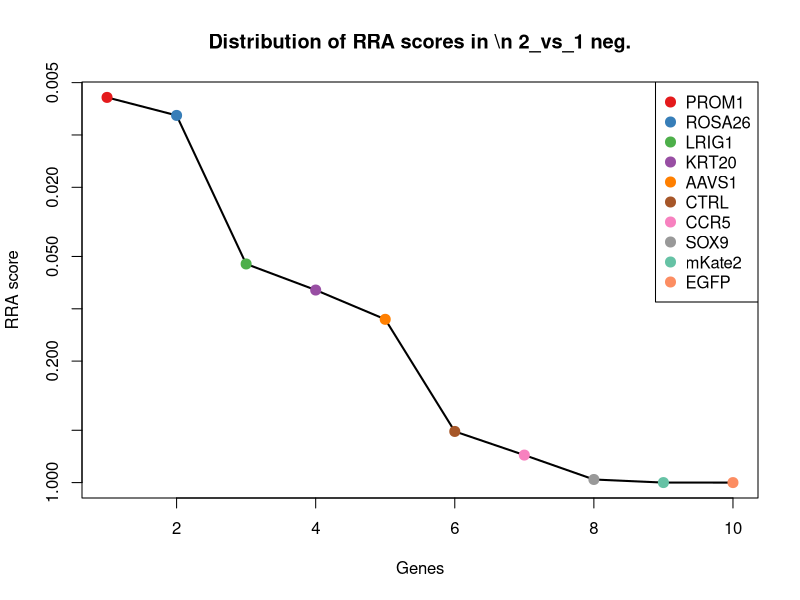
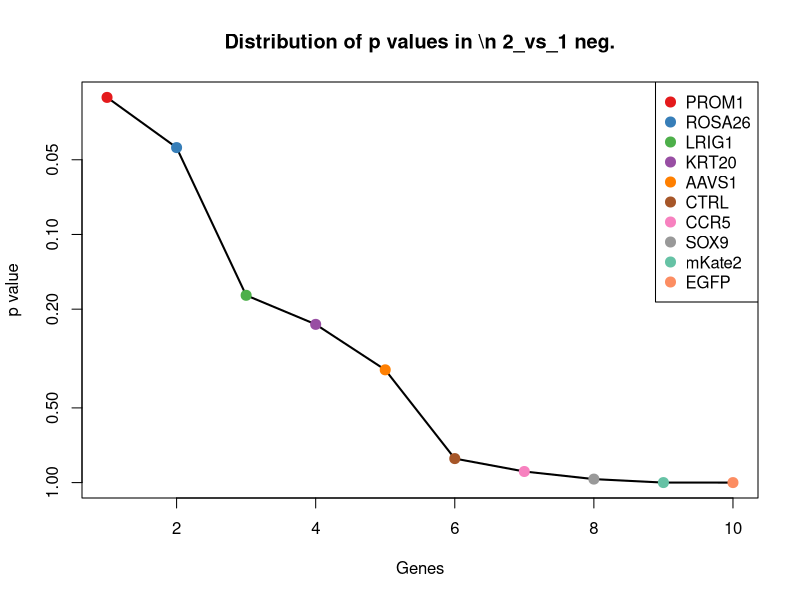
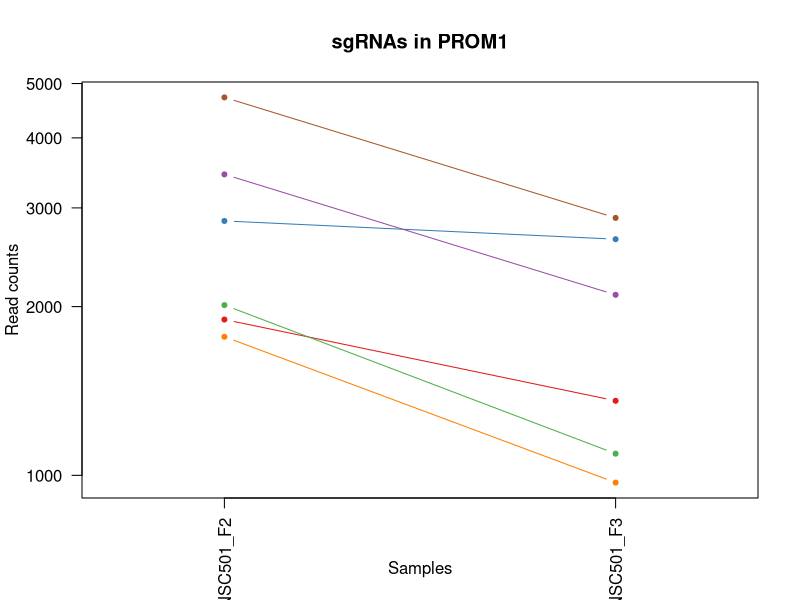
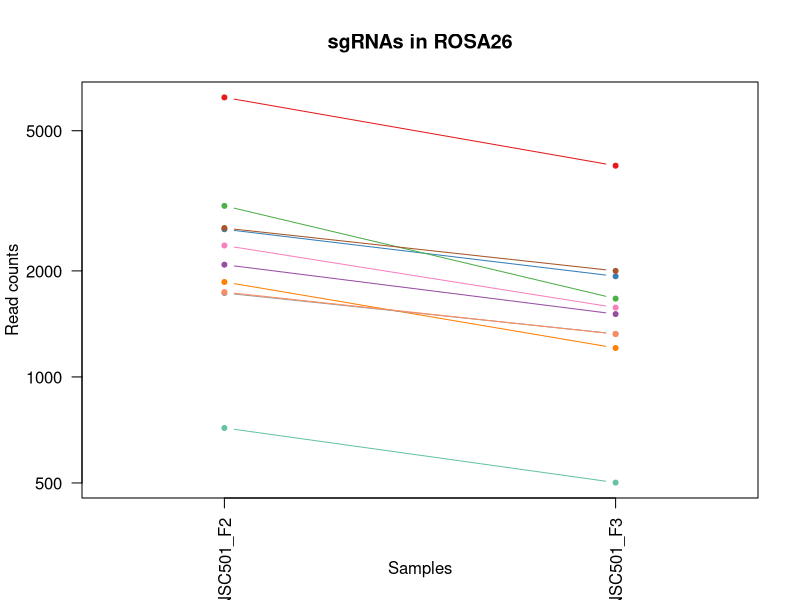
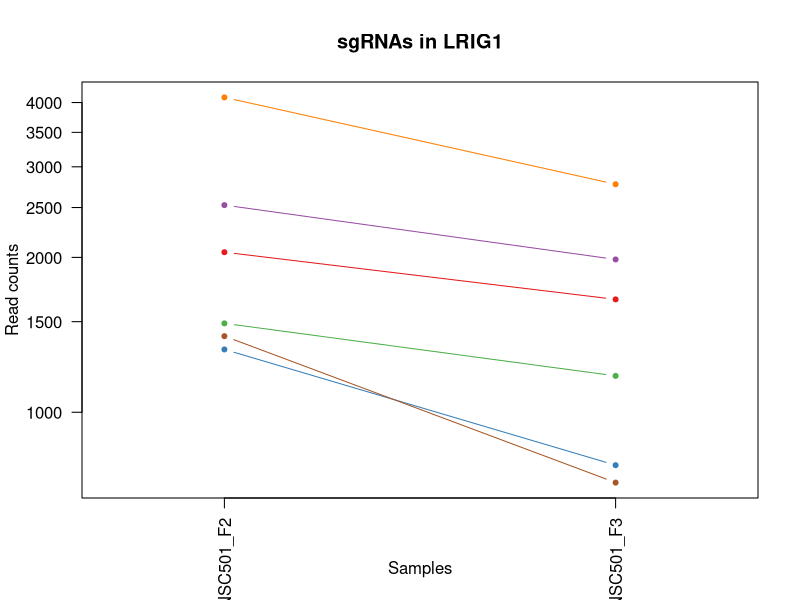
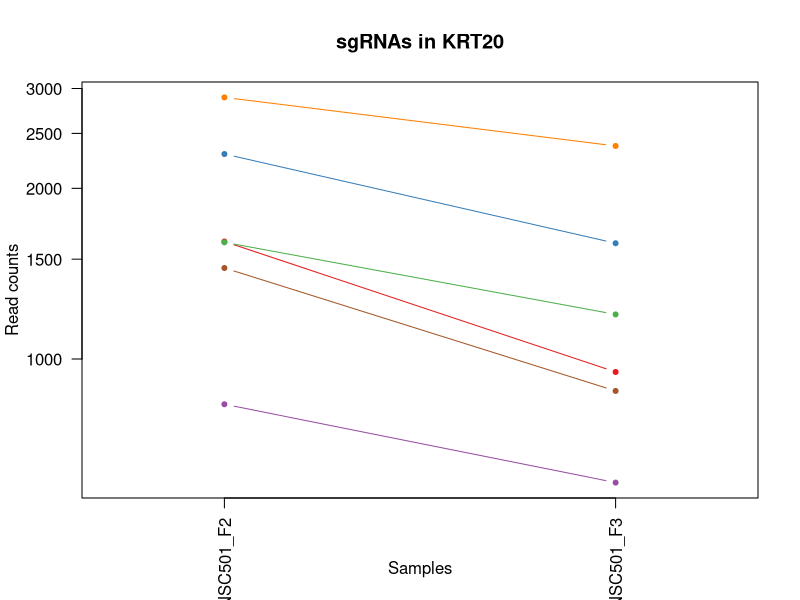
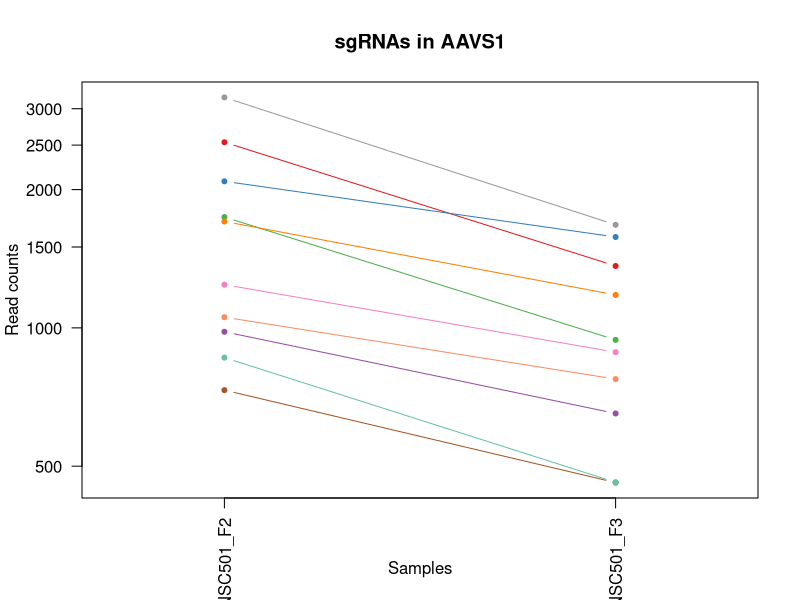
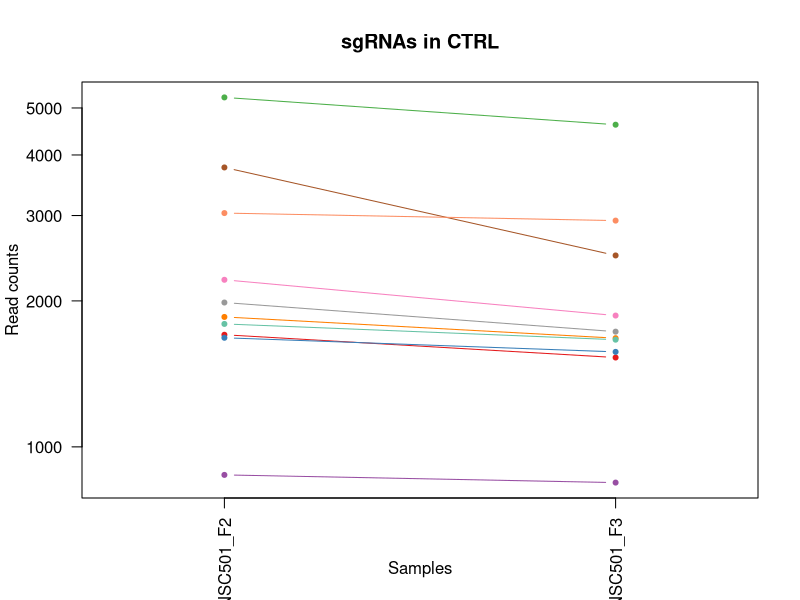

Write the R code that produced these figures, in order. (Note: this script raises an error after producing the figures.)
pdf(file='S1A_c1_t2.pdf',width=4.5,height=4.5);
gstable=read.table('S1A_c1_t2.gene_summary.txt',header=T)
# 
#
# parameters
# Do not modify the variables beginning with "__"

# gstablename='__GENE_SUMMARY_FILE__'
startindex=3
# outputfile='__OUTPUT_FILE__'
targetgenelist=c("PROM1","ROSA26","LRIG1","KRT20","AAVS1","CTRL","CCR5","SOX9","mKate2","EGFP")
# samplelabel=sub('.\\w+.\\w+$','',colnames(gstable)[startindex]);
samplelabel='2_vs_1 neg.'


# You need to write some codes in front of this code:
# gstable=read.table(gstablename,header=T)
# pdf(file=outputfile,width=6,height=6)


# set up color using RColorBrewer
#library(RColorBrewer)
#colors <- brewer.pal(length(targetgenelist), "Set1")

colors=c( "#E41A1C", "#377EB8", "#4DAF4A", "#984EA3", "#FF7F00",  "#A65628", "#F781BF",
          "#999999", "#66C2A5", "#FC8D62", "#8DA0CB", "#E78AC3", "#A6D854", "#FFD92F", "#E5C494", "#B3B3B3", 
          "#8DD3C7", "#FFFFB3", "#BEBADA", "#FB8072", "#80B1D3", "#FDB462", "#B3DE69", "#FCCDE5",
          "#D9D9D9", "#BC80BD", "#CCEBC5", "#FFED6F")

######
# function definition

plotrankedvalues<-function(val, tglist, ...){
  
  plot(val,log='y',ylim=c(max(val),min(val)),type='l',lwd=2, ...)
  if(length(tglist)>0){
    for(i in 1:length(tglist)){
      targetgene=tglist[i];
      tx=which(names(val)==targetgene);ty=val[targetgene];
      points(tx,ty,col=colors[(i %% length(colors)) ],cex=2,pch=20)
      # text(tx+50,ty,targetgene,col=colors[i])
    }
    legend('topright',tglist,pch=20,pt.cex = 2,cex=1,col=colors)
  }
}



plotrandvalues<-function(val,targetgenelist, ...){
  # choose the one with the best distance distribution
  
  mindiffvalue=0;
  randval=val;
  for(i in 1:20){
    randval0=sample(val)
    vindex=sort(which(names(randval0) %in% targetgenelist))
    if(max(vindex)>0.9*length(val)){
      # print('pass...')
      next;
    }
    mindiffind=min(diff(vindex));
    if (mindiffind > mindiffvalue){
      mindiffvalue=mindiffind;
      randval=randval0;
      # print(paste('Diff: ',mindiffvalue))
    }
  }
  plot(randval,log='y',ylim=c(max(randval),min(randval)),pch=20,col='grey', ...)
  
  if(length(targetgenelist)>0){
    for(i in 1:length(targetgenelist)){
      targetgene=targetgenelist[i];
      tx=which(names(randval)==targetgene);ty=randval[targetgene];
      points(tx,ty,col=colors[(i %% length(colors)) ],cex=2,pch=20)
      text(tx+50,ty,targetgene,col=colors[i])
    }
  }
  
}




# set.seed(1235)



pvec=gstable[,startindex]
names(pvec)=gstable[,'id']
pvec=sort(pvec);

plotrankedvalues(pvec,targetgenelist,xlab='Genes',ylab='RRA score',main=paste('Distribution of RRA scores in \\n',samplelabel))

# plotrandvalues(pvec,targetgenelist,xlab='Genes',ylab='RRA score',main=paste('Distribution of RRA scores in \\n',samplelabel))


pvec=gstable[,startindex+1]
names(pvec)=gstable[,'id']
pvec=sort(pvec);

plotrankedvalues(pvec,targetgenelist,xlab='Genes',ylab='p value',main=paste('Distribution of p values in \\n',samplelabel))

# plotrandvalues(pvec,targetgenelist,xlab='Genes',ylab='p value',main=paste('Distribution of p values in \\n',samplelabel))



# you need to write after this code:
# dev.off()






# parameters
# Do not modify the variables beginning with "__"
targetmat=list(c(1895.502559371801,1357.2447994209617),c(2842.3898907626367,2637.093576065197),c(2011.2716309104615,1091.9875213589075),c(3441.970007537491,2098.1358174563547),c(1765.9103151121062,969.5610853302671),c(4722.341380823274,2878.428447087172))
targetgene="PROM1"
collabel=c("S02_MNSC501_F2","S03_MNSC501_F3")

# set up color using RColorBrewer
#library(RColorBrewer)
#colors <- brewer.pal(length(targetgenelist), "Set1")

colors=c( "#E41A1C", "#377EB8", "#4DAF4A", "#984EA3", "#FF7F00",  "#A65628", "#F781BF",
          "#999999", "#66C2A5", "#FC8D62", "#8DA0CB", "#E78AC3", "#A6D854", "#FFD92F", "#E5C494", "#B3B3B3", 
          "#8DD3C7", "#FFFFB3", "#BEBADA", "#FB8072", "#80B1D3", "#FDB462", "#B3DE69", "#FCCDE5",
          "#D9D9D9", "#BC80BD", "#CCEBC5", "#FFED6F")


## code

targetmatvec=unlist(targetmat)+1
yrange=range(targetmatvec[targetmatvec>0]);
# yrange[1]=1; # set the minimum value to 1
for(i in 1:length(targetmat)){
  vali=targetmat[[i]]+1;
  if(i==1){
    plot(1:length(vali),vali,type='b',las=1,pch=20,main=paste('sgRNAs in',targetgene),ylab='Read counts',xlab='Samples',xlim=c(0.7,length(vali)+0.3),ylim = yrange,col=colors[(i %% length(colors))],xaxt='n',log='y')
    axis(1,at=1:length(vali),labels=(collabel),las=2)
    # lines(0:100,rep(1,101),col='black');
  }else{
    lines(1:length(vali),vali,type='b',pch=20,col=colors[(i %% length(colors))])
  }
}




# parameters
# Do not modify the variables beginning with "__"
targetmat=list(c(6215.244034694957,3976.74837030963),c(2624.6749204063494,1929.9753679687394),c(3058.3769645287944,1667.5324907349298),c(2082.1153911057613,1507.1116435249871),c(1859.2167309790864,1207.3779553169365),c(2645.4096794879006,1998.9281882607322),c(2360.3067421165724,1572.5464627816743),c(1729.6244867193916,1324.1755896890877),c(715.3491883135147,500.2597472204789),c(1739.9918662601672,1322.0647890679043))
targetgene="ROSA26"
collabel=c("S02_MNSC501_F2","S03_MNSC501_F3")

# set up color using RColorBrewer
#library(RColorBrewer)
#colors <- brewer.pal(length(targetgenelist), "Set1")

colors=c( "#E41A1C", "#377EB8", "#4DAF4A", "#984EA3", "#FF7F00",  "#A65628", "#F781BF",
          "#999999", "#66C2A5", "#FC8D62", "#8DA0CB", "#E78AC3", "#A6D854", "#FFD92F", "#E5C494", "#B3B3B3", 
          "#8DD3C7", "#FFFFB3", "#BEBADA", "#FB8072", "#80B1D3", "#FDB462", "#B3DE69", "#FCCDE5",
          "#D9D9D9", "#BC80BD", "#CCEBC5", "#FFED6F")


## code

targetmatvec=unlist(targetmat)+1
yrange=range(targetmatvec[targetmatvec>0]);
# yrange[1]=1; # set the minimum value to 1
for(i in 1:length(targetmat)){
  vali=targetmat[[i]]+1;
  if(i==1){
    plot(1:length(vali),vali,type='b',las=1,pch=20,main=paste('sgRNAs in',targetgene),ylab='Read counts',xlab='Samples',xlim=c(0.7,length(vali)+0.3),ylim = yrange,col=colors[(i %% length(colors))],xaxt='n',log='y')
    axis(1,at=1:length(vali),labels=(collabel),las=2)
    # lines(0:100,rep(1,101),col='black');
  }else{
    lines(1:length(vali),vali,type='b',pch=20,col=colors[(i %% length(colors))])
  }
}




# parameters
# Do not modify the variables beginning with "__"
targetmat=list(c(2045.8295627130467,1656.2748874219512),c(1323.568788039015,788.03223190849),c(1487.718964101295,1175.7159459991847),c(2526.1848147689816,1980.6345828771423),c(4091.6591254260934,2773.5920162350603),c(1404.7799277750903,728.9298145153532))
targetgene="LRIG1"
collabel=c("S02_MNSC501_F2","S03_MNSC501_F3")

# set up color using RColorBrewer
#library(RColorBrewer)
#colors <- brewer.pal(length(targetgenelist), "Set1")

colors=c( "#E41A1C", "#377EB8", "#4DAF4A", "#984EA3", "#FF7F00",  "#A65628", "#F781BF",
          "#999999", "#66C2A5", "#FC8D62", "#8DA0CB", "#E78AC3", "#A6D854", "#FFD92F", "#E5C494", "#B3B3B3", 
          "#8DD3C7", "#FFFFB3", "#BEBADA", "#FB8072", "#80B1D3", "#FDB462", "#B3DE69", "#FCCDE5",
          "#D9D9D9", "#BC80BD", "#CCEBC5", "#FFED6F")


## code

targetmatvec=unlist(targetmat)+1
yrange=range(targetmatvec[targetmatvec>0]);
# yrange[1]=1; # set the minimum value to 1
for(i in 1:length(targetmat)){
  vali=targetmat[[i]]+1;
  if(i==1){
    plot(1:length(vali),vali,type='b',las=1,pch=20,main=paste('sgRNAs in',targetgene),ylab='Read counts',xlab='Samples',xlim=c(0.7,length(vali)+0.3),ylim = yrange,col=colors[(i %% length(colors))],xaxt='n',log='y')
    axis(1,at=1:length(vali),labels=(collabel),las=2)
    # lines(0:100,rep(1,101),col='black');
  }else{
    lines(1:length(vali),vali,type='b',pch=20,col=colors[(i %% length(colors))])
  }
}




# parameters
# Do not modify the variables beginning with "__"
targetmat=list(c(1610.3996220004726,947.7494789113714),c(2298.102464871919,1599.283270649998),c(1605.2159322300847,1197.5275524180804),c(831.1182598521752,604.3925778655293),c(2892.498891876385,2374.650698831387),c(1446.2494459381926,877.3894582052562))
targetgene="KRT20"
collabel=c("S02_MNSC501_F2","S03_MNSC501_F3")

# set up color using RColorBrewer
#library(RColorBrewer)
#colors <- brewer.pal(length(targetgenelist), "Set1")

colors=c( "#E41A1C", "#377EB8", "#4DAF4A", "#984EA3", "#FF7F00",  "#A65628", "#F781BF",
          "#999999", "#66C2A5", "#FC8D62", "#8DA0CB", "#E78AC3", "#A6D854", "#FFD92F", "#E5C494", "#B3B3B3", 
          "#8DD3C7", "#FFFFB3", "#BEBADA", "#FB8072", "#80B1D3", "#FDB462", "#B3DE69", "#FCCDE5",
          "#D9D9D9", "#BC80BD", "#CCEBC5", "#FFED6F")


## code

targetmatvec=unlist(targetmat)+1
yrange=range(targetmatvec[targetmatvec>0]);
# yrange[1]=1; # set the minimum value to 1
for(i in 1:length(targetmat)){
  vali=targetmat[[i]]+1;
  if(i==1){
    plot(1:length(vali),vali,type='b',las=1,pch=20,main=paste('sgRNAs in',targetgene),ylab='Read counts',xlab='Samples',xlim=c(0.7,length(vali)+0.3),ylim = yrange,col=colors[(i %% length(colors))],xaxt='n',log='y')
    axis(1,at=1:length(vali),labels=(collabel),las=2)
    # lines(0:100,rep(1,101),col='black');
  }else{
    lines(1:length(vali),vali,type='b',pch=20,col=colors[(i %% length(colors))])
  }
}




# parameters
# Do not modify the variables beginning with "__"
targetmat=list(c(2534.824297719628,1362.873601077451),c(2083.8432876958905,1576.06446381698),c(1741.7197628502965,940.7134768407599),c(979.7173666032918,650.1265913245043),c(1703.7060378674528,1178.5303468274292),c(730.900257624678,459.45093521093213),c(1240.6297517128105,884.4254602758677),c(3174.146036067455,1675.2720930126025),c(860.4925018843727,460.15453541799326),c(1054.0169199788502,772.5530273531447))
targetgene="AAVS1"
collabel=c("S02_MNSC501_F2","S03_MNSC501_F3")

# set up color using RColorBrewer
#library(RColorBrewer)
#colors <- brewer.pal(length(targetgenelist), "Set1")

colors=c( "#E41A1C", "#377EB8", "#4DAF4A", "#984EA3", "#FF7F00",  "#A65628", "#F781BF",
          "#999999", "#66C2A5", "#FC8D62", "#8DA0CB", "#E78AC3", "#A6D854", "#FFD92F", "#E5C494", "#B3B3B3", 
          "#8DD3C7", "#FFFFB3", "#BEBADA", "#FB8072", "#80B1D3", "#FDB462", "#B3DE69", "#FCCDE5",
          "#D9D9D9", "#BC80BD", "#CCEBC5", "#FFED6F")


## code

targetmatvec=unlist(targetmat)+1
yrange=range(targetmatvec[targetmatvec>0]);
# yrange[1]=1; # set the minimum value to 1
for(i in 1:length(targetmat)){
  vali=targetmat[[i]]+1;
  if(i==1){
    plot(1:length(vali),vali,type='b',las=1,pch=20,main=paste('sgRNAs in',targetgene),ylab='Read counts',xlab='Samples',xlim=c(0.7,length(vali)+0.3),ylim = yrange,col=colors[(i %% length(colors))],xaxt='n',log='y')
    axis(1,at=1:length(vali),labels=(collabel),las=2)
    # lines(0:100,rep(1,101),col='black');
  }else{
    lines(1:length(vali),vali,type='b',pch=20,col=colors[(i %% length(colors))])
  }
}




# parameters
# Do not modify the variables beginning with "__"
targetmat=list(c(1701.9781412773234,1527.5160495297605),c(1677.7875890155137,1569.0284617463685),c(5256.261427173216,4617.024558735278),c(874.3156746054068,842.9130480592598),c(1852.3051446185693,1674.5684928055412),c(3768.5424630719212,2480.894330097621),c(2209.9797387753265,1864.5405487120522),c(1983.6252854683933,1727.3385083351277),c(1791.8287639640453,1662.6072892855016),c(3034.186412266985,2927.6804615814526))
targetgene="CTRL"
collabel=c("S02_MNSC501_F2","S03_MNSC501_F3")

# set up color using RColorBrewer
#library(RColorBrewer)
#colors <- brewer.pal(length(targetgenelist), "Set1")

colors=c( "#E41A1C", "#377EB8", "#4DAF4A", "#984EA3", "#FF7F00",  "#A65628", "#F781BF",
          "#999999", "#66C2A5", "#FC8D62", "#8DA0CB", "#E78AC3", "#A6D854", "#FFD92F", "#E5C494", "#B3B3B3", 
          "#8DD3C7", "#FFFFB3", "#BEBADA", "#FB8072", "#80B1D3", "#FDB462", "#B3DE69", "#FCCDE5",
          "#D9D9D9", "#BC80BD", "#CCEBC5", "#FFED6F")


## code

targetmatvec=unlist(targetmat)+1
yrange=range(targetmatvec[targetmatvec>0]);
# yrange[1]=1; # set the minimum value to 1
for(i in 1:length(targetmat)){
  vali=targetmat[[i]]+1;
  if(i==1){
    plot(1:length(vali),vali,type='b',las=1,pch=20,main=paste('sgRNAs in',targetgene),ylab='Read counts',xlab='Samples',xlim=c(0.7,length(vali)+0.3),ylim = yrange,col=colors[(i %% length(colors))],xaxt='n',log='y')
    axis(1,at=1:length(vali),labels=(collabel),las=2)
    # lines(0:100,rep(1,101),col='black');
  }else{
    lines(1:length(vali),vali,type='b',pch=20,col=colors[(i %% length(colors))])
  }
}




# parameters
# Do not modify the variables beginning with "__"
targetmat=list(c(1240.6297517128105,909.0514675230081),c(2476.075813655233,1854.690145813196),c(1244.085544893069,1027.9599025163427),c(907.1457098178628,631.1293857338532),c(1411.6915141356073,1289.6991795430913),c(1722.7129003588745,859.0958528216663),c(2686.8791976510033,2263.481866115725),c(1603.4880356399556,1304.4747838913754),c(1157.690715386606,828.8410439180368),c(1627.6785879017652,1319.9539884467208))
targetgene="CCR5"
collabel=c("S02_MNSC501_F2","S03_MNSC501_F3")

# set up color using RColorBrewer
#library(RColorBrewer)
#colors <- brewer.pal(length(targetgenelist), "Set1")

colors=c( "#E41A1C", "#377EB8", "#4DAF4A", "#984EA3", "#FF7F00",  "#A65628", "#F781BF",
          "#999999", "#66C2A5", "#FC8D62", "#8DA0CB", "#E78AC3", "#A6D854", "#FFD92F", "#E5C494", "#B3B3B3", 
          "#8DD3C7", "#FFFFB3", "#BEBADA", "#FB8072", "#80B1D3", "#FDB462", "#B3DE69", "#FCCDE5",
          "#D9D9D9", "#BC80BD", "#CCEBC5", "#FFED6F")


## code

targetmatvec=unlist(targetmat)+1
yrange=range(targetmatvec[targetmatvec>0]);
# yrange[1]=1; # set the minimum value to 1
for(i in 1:length(targetmat)){
  vali=targetmat[[i]]+1;
  if(i==1){
    plot(1:length(vali),vali,type='b',las=1,pch=20,main=paste('sgRNAs in',targetgene),ylab='Read counts',xlab='Samples',xlim=c(0.7,length(vali)+0.3),ylim = yrange,col=colors[(i %% length(colors))],xaxt='n',log='y')
    axis(1,at=1:length(vali),labels=(collabel),las=2)
    # lines(0:100,rep(1,101),col='black');
  }else{
    lines(1:length(vali),vali,type='b',pch=20,col=colors[(i %% length(colors))])
  }
}




# parameters
# Do not modify the variables beginning with "__"
targetmat=list(c(1873.0399037001205,2765.1488137503266),c(1332.2082709896613,2836.916034870564),c(749.9071201160999,716.9686109953136),c(857.0367087041142,1403.6824130869977),c(1734.8081764897795,3125.3921197656364),c(2420.7831227710967,2043.9586015126458))
targetgene="SOX9"
collabel=c("S02_MNSC501_F2","S03_MNSC501_F3")

# set up color using RColorBrewer
#library(RColorBrewer)
#colors <- brewer.pal(length(targetgenelist), "Set1")

colors=c( "#E41A1C", "#377EB8", "#4DAF4A", "#984EA3", "#FF7F00",  "#A65628", "#F781BF",
          "#999999", "#66C2A5", "#FC8D62", "#8DA0CB", "#E78AC3", "#A6D854", "#FFD92F", "#E5C494", "#B3B3B3", 
          "#8DD3C7", "#FFFFB3", "#BEBADA", "#FB8072", "#80B1D3", "#FDB462", "#B3DE69", "#FCCDE5",
          "#D9D9D9", "#BC80BD", "#CCEBC5", "#FFED6F")


## code

targetmatvec=unlist(targetmat)+1
yrange=range(targetmatvec[targetmatvec>0]);
# yrange[1]=1; # set the minimum value to 1
for(i in 1:length(targetmat)){
  vali=targetmat[[i]]+1;
  if(i==1){
    plot(1:length(vali),vali,type='b',las=1,pch=20,main=paste('sgRNAs in',targetgene),ylab='Read counts',xlab='Samples',xlim=c(0.7,length(vali)+0.3),ylim = yrange,col=colors[(i %% length(colors))],xaxt='n',log='y')
    axis(1,at=1:length(vali),labels=(collabel),las=2)
    # lines(0:100,rep(1,101),col='black');
  }else{
    lines(1:length(vali),vali,type='b',pch=20,col=colors[(i %% length(colors))])
  }
}




# parameters
# Do not modify the variables beginning with "__"
targetmat=list(c(1086.846955191306,1229.189561735832),c(1195.7044403694497,1613.355274791221),c(1143.8675426655718,1392.4248097740194),c(1200.8881301398374,1077.9155172176845),c(888.1388473264409,754.2594219695548),c(1644.9575538030579,2199.4542472731605))
targetgene="mKate2"
collabel=c("S02_MNSC501_F2","S03_MNSC501_F3")

# set up color using RColorBrewer
#library(RColorBrewer)
#colors <- brewer.pal(length(targetgenelist), "Set1")

colors=c( "#E41A1C", "#377EB8", "#4DAF4A", "#984EA3", "#FF7F00",  "#A65628", "#F781BF",
          "#999999", "#66C2A5", "#FC8D62", "#8DA0CB", "#E78AC3", "#A6D854", "#FFD92F", "#E5C494", "#B3B3B3", 
          "#8DD3C7", "#FFFFB3", "#BEBADA", "#FB8072", "#80B1D3", "#FDB462", "#B3DE69", "#FCCDE5",
          "#D9D9D9", "#BC80BD", "#CCEBC5", "#FFED6F")


## code

targetmatvec=unlist(targetmat)+1
yrange=range(targetmatvec[targetmatvec>0]);
# yrange[1]=1; # set the minimum value to 1
for(i in 1:length(targetmat)){
  vali=targetmat[[i]]+1;
  if(i==1){
    plot(1:length(vali),vali,type='b',las=1,pch=20,main=paste('sgRNAs in',targetgene),ylab='Read counts',xlab='Samples',xlim=c(0.7,length(vali)+0.3),ylim = yrange,col=colors[(i %% length(colors))],xaxt='n',log='y')
    axis(1,at=1:length(vali),labels=(collabel),las=2)
    # lines(0:100,rep(1,101),col='black');
  }else{
    lines(1:length(vali),vali,type='b',pch=20,col=colors[(i %% length(colors))])
  }
}




# parameters
# Do not modify the variables beginning with "__"
targetmat=list(c(2500.2663659170425,7074.700081999881),c(3403.956282554647,10722.867155611953),c(1947.3394570756789,5889.837333308901),c(1605.2159322300847,4234.2660460940115),c(3044.5537918077603,9179.871901526847),c(3355.5751780310275,7444.793790914047))
targetgene="EGFP"
collabel=c("S02_MNSC501_F2","S03_MNSC501_F3")

# set up color using RColorBrewer
#library(RColorBrewer)
#colors <- brewer.pal(length(targetgenelist), "Set1")

colors=c( "#E41A1C", "#377EB8", "#4DAF4A", "#984EA3", "#FF7F00",  "#A65628", "#F781BF",
          "#999999", "#66C2A5", "#FC8D62", "#8DA0CB", "#E78AC3", "#A6D854", "#FFD92F", "#E5C494", "#B3B3B3", 
          "#8DD3C7", "#FFFFB3", "#BEBADA", "#FB8072", "#80B1D3", "#FDB462", "#B3DE69", "#FCCDE5",
          "#D9D9D9", "#BC80BD", "#CCEBC5", "#FFED6F")


## code

targetmatvec=unlist(targetmat)+1
yrange=range(targetmatvec[targetmatvec>0]);
# yrange[1]=1; # set the minimum value to 1
for(i in 1:length(targetmat)){
  vali=targetmat[[i]]+1;
  if(i==1){
    plot(1:length(vali),vali,type='b',las=1,pch=20,main=paste('sgRNAs in',targetgene),ylab='Read counts',xlab='Samples',xlim=c(0.7,length(vali)+0.3),ylim = yrange,col=colors[(i %% length(colors))],xaxt='n',log='y')
    axis(1,at=1:length(vali),labels=(collabel),las=2)
    # lines(0:100,rep(1,101),col='black');
  }else{
    lines(1:length(vali),vali,type='b',pch=20,col=colors[(i %% length(colors))])
  }
}



# 
#
# parameters
# Do not modify the variables beginning with "__"

# gstablename='__GENE_SUMMARY_FILE__'
startindex=9
# outputfile='__OUTPUT_FILE__'
targetgenelist=c("EGFP","SOX9","mKate2","KRT20","CTRL","ROSA26","CCR5","LRIG1","AAVS1","PROM1")
# samplelabel=sub('.\\w+.\\w+$','',colnames(gstable)[startindex]);
samplelabel='2_vs_1 pos.'


# You need to write some codes in front of this code:
# gstable=read.table(gstablename,header=T)
# pdf(file=outputfile,width=6,height=6)


# set up color using RColorBrewer
#library(RColorBrewer)
#colors <- brewer.pal(length(targetgenelist), "Set1")

colors=c( "#E41A1C", "#377EB8", "#4DAF4A", "#984EA3", "#FF7F00",  "#A65628", "#F781BF",
          "#999999", "#66C2A5", "#FC8D62", "#8DA0CB", "#E78AC3", "#A6D854", "#FFD92F", "#E5C494", "#B3B3B3", 
          "#8DD3C7", "#FFFFB3", "#BEBADA", "#FB8072", "#80B1D3", "#FDB462", "#B3DE69", "#FCCDE5",
          "#D9D9D9", "#BC80BD", "#CCEBC5", "#FFED6F")

######
# function definition

plotrankedvalues<-function(val, tglist, ...){
  
  plot(val,log='y',ylim=c(max(val),min(val)),type='l',lwd=2, ...)
  if(length(tglist)>0){
    for(i in 1:length(tglist)){
      targetgene=tglist[i];
      tx=which(names(val)==targetgene);ty=val[targetgene];
      points(tx,ty,col=colors[(i %% length(colors)) ],cex=2,pch=20)
      # text(tx+50,ty,targetgene,col=colors[i])
    }
    legend('topright',tglist,pch=20,pt.cex = 2,cex=1,col=colors)
  }
}



plotrandvalues<-function(val,targetgenelist, ...){
  # choose the one with the best distance distribution
  
  mindiffvalue=0;
  randval=val;
  for(i in 1:20){
    randval0=sample(val)
    vindex=sort(which(names(randval0) %in% targetgenelist))
    if(max(vindex)>0.9*length(val)){
      # print('pass...')
      next;
    }
    mindiffind=min(diff(vindex));
    if (mindiffind > mindiffvalue){
      mindiffvalue=mindiffind;
      randval=randval0;
      # print(paste('Diff: ',mindiffvalue))
    }
  }
  plot(randval,log='y',ylim=c(max(randval),min(randval)),pch=20,col='grey', ...)
  
  if(length(targetgenelist)>0){
    for(i in 1:length(targetgenelist)){
      targetgene=targetgenelist[i];
      tx=which(names(randval)==targetgene);ty=randval[targetgene];
      points(tx,ty,col=colors[(i %% length(colors)) ],cex=2,pch=20)
      text(tx+50,ty,targetgene,col=colors[i])
    }
  }
  
}




# set.seed(1235)



pvec=gstable[,startindex]
names(pvec)=gstable[,'id']
pvec=sort(pvec);

plotrankedvalues(pvec,targetgenelist,xlab='Genes',ylab='RRA score',main=paste('Distribution of RRA scores in \\n',samplelabel))

# plotrandvalues(pvec,targetgenelist,xlab='Genes',ylab='RRA score',main=paste('Distribution of RRA scores in \\n',samplelabel))


pvec=gstable[,startindex+1]
names(pvec)=gstable[,'id']
pvec=sort(pvec);

plotrankedvalues(pvec,targetgenelist,xlab='Genes',ylab='p value',main=paste('Distribution of p values in \\n',samplelabel))

# plotrandvalues(pvec,targetgenelist,xlab='Genes',ylab='p value',main=paste('Distribution of p values in \\n',samplelabel))



# you need to write after this code:
# dev.off()






# parameters
# Do not modify the variables beginning with "__"
targetmat=list(c(2500.2663659170425,7074.700081999881),c(3403.956282554647,10722.867155611953),c(1947.3394570756789,5889.837333308901),c(1605.2159322300847,4234.2660460940115),c(3044.5537918077603,9179.871901526847),c(3355.5751780310275,7444.793790914047))
targetgene="EGFP"
collabel=c("S02_MNSC501_F2","S03_MNSC501_F3")

# set up color using RColorBrewer
#library(RColorBrewer)
#colors <- brewer.pal(length(targetgenelist), "Set1")

colors=c( "#E41A1C", "#377EB8", "#4DAF4A", "#984EA3", "#FF7F00",  "#A65628", "#F781BF",
          "#999999", "#66C2A5", "#FC8D62", "#8DA0CB", "#E78AC3", "#A6D854", "#FFD92F", "#E5C494", "#B3B3B3", 
          "#8DD3C7", "#FFFFB3", "#BEBADA", "#FB8072", "#80B1D3", "#FDB462", "#B3DE69", "#FCCDE5",
          "#D9D9D9", "#BC80BD", "#CCEBC5", "#FFED6F")


## code

targetmatvec=unlist(targetmat)+1
yrange=range(targetmatvec[targetmatvec>0]);
# yrange[1]=1; # set the minimum value to 1
for(i in 1:length(targetmat)){
  vali=targetmat[[i]]+1;
  if(i==1){
    plot(1:length(vali),vali,type='b',las=1,pch=20,main=paste('sgRNAs in',targetgene),ylab='Read counts',xlab='Samples',xlim=c(0.7,length(vali)+0.3),ylim = yrange,col=colors[(i %% length(colors))],xaxt='n',log='y')
    axis(1,at=1:length(vali),labels=(collabel),las=2)
    # lines(0:100,rep(1,101),col='black');
  }else{
    lines(1:length(vali),vali,type='b',pch=20,col=colors[(i %% length(colors))])
  }
}




# parameters
# Do not modify the variables beginning with "__"
targetmat=list(c(1873.0399037001205,2765.1488137503266),c(1332.2082709896613,2836.916034870564),c(749.9071201160999,716.9686109953136),c(857.0367087041142,1403.6824130869977),c(1734.8081764897795,3125.3921197656364),c(2420.7831227710967,2043.9586015126458))
targetgene="SOX9"
collabel=c("S02_MNSC501_F2","S03_MNSC501_F3")

# set up color using RColorBrewer
#library(RColorBrewer)
#colors <- brewer.pal(length(targetgenelist), "Set1")

colors=c( "#E41A1C", "#377EB8", "#4DAF4A", "#984EA3", "#FF7F00",  "#A65628", "#F781BF",
          "#999999", "#66C2A5", "#FC8D62", "#8DA0CB", "#E78AC3", "#A6D854", "#FFD92F", "#E5C494", "#B3B3B3", 
          "#8DD3C7", "#FFFFB3", "#BEBADA", "#FB8072", "#80B1D3", "#FDB462", "#B3DE69", "#FCCDE5",
          "#D9D9D9", "#BC80BD", "#CCEBC5", "#FFED6F")


## code

targetmatvec=unlist(targetmat)+1
yrange=range(targetmatvec[targetmatvec>0]);
# yrange[1]=1; # set the minimum value to 1
for(i in 1:length(targetmat)){
  vali=targetmat[[i]]+1;
  if(i==1){
    plot(1:length(vali),vali,type='b',las=1,pch=20,main=paste('sgRNAs in',targetgene),ylab='Read counts',xlab='Samples',xlim=c(0.7,length(vali)+0.3),ylim = yrange,col=colors[(i %% length(colors))],xaxt='n',log='y')
    axis(1,at=1:length(vali),labels=(collabel),las=2)
    # lines(0:100,rep(1,101),col='black');
  }else{
    lines(1:length(vali),vali,type='b',pch=20,col=colors[(i %% length(colors))])
  }
}




# parameters
# Do not modify the variables beginning with "__"
targetmat=list(c(1086.846955191306,1229.189561735832),c(1195.7044403694497,1613.355274791221),c(1143.8675426655718,1392.4248097740194),c(1200.8881301398374,1077.9155172176845),c(888.1388473264409,754.2594219695548),c(1644.9575538030579,2199.4542472731605))
targetgene="mKate2"
collabel=c("S02_MNSC501_F2","S03_MNSC501_F3")

# set up color using RColorBrewer
#library(RColorBrewer)
#colors <- brewer.pal(length(targetgenelist), "Set1")

colors=c( "#E41A1C", "#377EB8", "#4DAF4A", "#984EA3", "#FF7F00",  "#A65628", "#F781BF",
          "#999999", "#66C2A5", "#FC8D62", "#8DA0CB", "#E78AC3", "#A6D854", "#FFD92F", "#E5C494", "#B3B3B3", 
          "#8DD3C7", "#FFFFB3", "#BEBADA", "#FB8072", "#80B1D3", "#FDB462", "#B3DE69", "#FCCDE5",
          "#D9D9D9", "#BC80BD", "#CCEBC5", "#FFED6F")


## code

targetmatvec=unlist(targetmat)+1
yrange=range(targetmatvec[targetmatvec>0]);
# yrange[1]=1; # set the minimum value to 1
for(i in 1:length(targetmat)){
  vali=targetmat[[i]]+1;
  if(i==1){
    plot(1:length(vali),vali,type='b',las=1,pch=20,main=paste('sgRNAs in',targetgene),ylab='Read counts',xlab='Samples',xlim=c(0.7,length(vali)+0.3),ylim = yrange,col=colors[(i %% length(colors))],xaxt='n',log='y')
    axis(1,at=1:length(vali),labels=(collabel),las=2)
    # lines(0:100,rep(1,101),col='black');
  }else{
    lines(1:length(vali),vali,type='b',pch=20,col=colors[(i %% length(colors))])
  }
}




# parameters
# Do not modify the variables beginning with "__"
targetmat=list(c(1610.3996220004726,947.7494789113714),c(2298.102464871919,1599.283270649998),c(1605.2159322300847,1197.5275524180804),c(831.1182598521752,604.3925778655293),c(2892.498891876385,2374.650698831387),c(1446.2494459381926,877.3894582052562))
targetgene="KRT20"
collabel=c("S02_MNSC501_F2","S03_MNSC501_F3")

# set up color using RColorBrewer
#library(RColorBrewer)
#colors <- brewer.pal(length(targetgenelist), "Set1")

colors=c( "#E41A1C", "#377EB8", "#4DAF4A", "#984EA3", "#FF7F00",  "#A65628", "#F781BF",
          "#999999", "#66C2A5", "#FC8D62", "#8DA0CB", "#E78AC3", "#A6D854", "#FFD92F", "#E5C494", "#B3B3B3", 
          "#8DD3C7", "#FFFFB3", "#BEBADA", "#FB8072", "#80B1D3", "#FDB462", "#B3DE69", "#FCCDE5",
          "#D9D9D9", "#BC80BD", "#CCEBC5", "#FFED6F")


## code

targetmatvec=unlist(targetmat)+1
yrange=range(targetmatvec[targetmatvec>0]);
# yrange[1]=1; # set the minimum value to 1
for(i in 1:length(targetmat)){
  vali=targetmat[[i]]+1;
  if(i==1){
    plot(1:length(vali),vali,type='b',las=1,pch=20,main=paste('sgRNAs in',targetgene),ylab='Read counts',xlab='Samples',xlim=c(0.7,length(vali)+0.3),ylim = yrange,col=colors[(i %% length(colors))],xaxt='n',log='y')
    axis(1,at=1:length(vali),labels=(collabel),las=2)
    # lines(0:100,rep(1,101),col='black');
  }else{
    lines(1:length(vali),vali,type='b',pch=20,col=colors[(i %% length(colors))])
  }
}




# parameters
# Do not modify the variables beginning with "__"
targetmat=list(c(1701.9781412773234,1527.5160495297605),c(1677.7875890155137,1569.0284617463685),c(5256.261427173216,4617.024558735278),c(874.3156746054068,842.9130480592598),c(1852.3051446185693,1674.5684928055412),c(3768.5424630719212,2480.894330097621),c(2209.9797387753265,1864.5405487120522),c(1983.6252854683933,1727.3385083351277),c(1791.8287639640453,1662.6072892855016),c(3034.186412266985,2927.6804615814526))
targetgene="CTRL"
collabel=c("S02_MNSC501_F2","S03_MNSC501_F3")

# set up color using RColorBrewer
#library(RColorBrewer)
#colors <- brewer.pal(length(targetgenelist), "Set1")

colors=c( "#E41A1C", "#377EB8", "#4DAF4A", "#984EA3", "#FF7F00",  "#A65628", "#F781BF",
          "#999999", "#66C2A5", "#FC8D62", "#8DA0CB", "#E78AC3", "#A6D854", "#FFD92F", "#E5C494", "#B3B3B3", 
          "#8DD3C7", "#FFFFB3", "#BEBADA", "#FB8072", "#80B1D3", "#FDB462", "#B3DE69", "#FCCDE5",
          "#D9D9D9", "#BC80BD", "#CCEBC5", "#FFED6F")


## code

targetmatvec=unlist(targetmat)+1
yrange=range(targetmatvec[targetmatvec>0]);
# yrange[1]=1; # set the minimum value to 1
for(i in 1:length(targetmat)){
  vali=targetmat[[i]]+1;
  if(i==1){
    plot(1:length(vali),vali,type='b',las=1,pch=20,main=paste('sgRNAs in',targetgene),ylab='Read counts',xlab='Samples',xlim=c(0.7,length(vali)+0.3),ylim = yrange,col=colors[(i %% length(colors))],xaxt='n',log='y')
    axis(1,at=1:length(vali),labels=(collabel),las=2)
    # lines(0:100,rep(1,101),col='black');
  }else{
    lines(1:length(vali),vali,type='b',pch=20,col=colors[(i %% length(colors))])
  }
}




# parameters
# Do not modify the variables beginning with "__"
targetmat=list(c(6215.244034694957,3976.74837030963),c(2624.6749204063494,1929.9753679687394),c(3058.3769645287944,1667.5324907349298),c(2082.1153911057613,1507.1116435249871),c(1859.2167309790864,1207.3779553169365),c(2645.4096794879006,1998.9281882607322),c(2360.3067421165724,1572.5464627816743),c(1729.6244867193916,1324.1755896890877),c(715.3491883135147,500.2597472204789),c(1739.9918662601672,1322.0647890679043))
targetgene="ROSA26"
collabel=c("S02_MNSC501_F2","S03_MNSC501_F3")

# set up color using RColorBrewer
#library(RColorBrewer)
#colors <- brewer.pal(length(targetgenelist), "Set1")

colors=c( "#E41A1C", "#377EB8", "#4DAF4A", "#984EA3", "#FF7F00",  "#A65628", "#F781BF",
          "#999999", "#66C2A5", "#FC8D62", "#8DA0CB", "#E78AC3", "#A6D854", "#FFD92F", "#E5C494", "#B3B3B3", 
          "#8DD3C7", "#FFFFB3", "#BEBADA", "#FB8072", "#80B1D3", "#FDB462", "#B3DE69", "#FCCDE5",
          "#D9D9D9", "#BC80BD", "#CCEBC5", "#FFED6F")


## code

targetmatvec=unlist(targetmat)+1
yrange=range(targetmatvec[targetmatvec>0]);
# yrange[1]=1; # set the minimum value to 1
for(i in 1:length(targetmat)){
  vali=targetmat[[i]]+1;
  if(i==1){
    plot(1:length(vali),vali,type='b',las=1,pch=20,main=paste('sgRNAs in',targetgene),ylab='Read counts',xlab='Samples',xlim=c(0.7,length(vali)+0.3),ylim = yrange,col=colors[(i %% length(colors))],xaxt='n',log='y')
    axis(1,at=1:length(vali),labels=(collabel),las=2)
    # lines(0:100,rep(1,101),col='black');
  }else{
    lines(1:length(vali),vali,type='b',pch=20,col=colors[(i %% length(colors))])
  }
}




# parameters
# Do not modify the variables beginning with "__"
targetmat=list(c(1240.6297517128105,909.0514675230081),c(2476.075813655233,1854.690145813196),c(1244.085544893069,1027.9599025163427),c(907.1457098178628,631.1293857338532),c(1411.6915141356073,1289.6991795430913),c(1722.7129003588745,859.0958528216663),c(2686.8791976510033,2263.481866115725),c(1603.4880356399556,1304.4747838913754),c(1157.690715386606,828.8410439180368),c(1627.6785879017652,1319.9539884467208))
targetgene="CCR5"
collabel=c("S02_MNSC501_F2","S03_MNSC501_F3")

# set up color using RColorBrewer
#library(RColorBrewer)
#colors <- brewer.pal(length(targetgenelist), "Set1")

colors=c( "#E41A1C", "#377EB8", "#4DAF4A", "#984EA3", "#FF7F00",  "#A65628", "#F781BF",
          "#999999", "#66C2A5", "#FC8D62", "#8DA0CB", "#E78AC3", "#A6D854", "#FFD92F", "#E5C494", "#B3B3B3", 
          "#8DD3C7", "#FFFFB3", "#BEBADA", "#FB8072", "#80B1D3", "#FDB462", "#B3DE69", "#FCCDE5",
          "#D9D9D9", "#BC80BD", "#CCEBC5", "#FFED6F")


## code

targetmatvec=unlist(targetmat)+1
yrange=range(targetmatvec[targetmatvec>0]);
# yrange[1]=1; # set the minimum value to 1
for(i in 1:length(targetmat)){
  vali=targetmat[[i]]+1;
  if(i==1){
    plot(1:length(vali),vali,type='b',las=1,pch=20,main=paste('sgRNAs in',targetgene),ylab='Read counts',xlab='Samples',xlim=c(0.7,length(vali)+0.3),ylim = yrange,col=colors[(i %% length(colors))],xaxt='n',log='y')
    axis(1,at=1:length(vali),labels=(collabel),las=2)
    # lines(0:100,rep(1,101),col='black');
  }else{
    lines(1:length(vali),vali,type='b',pch=20,col=colors[(i %% length(colors))])
  }
}




# parameters
# Do not modify the variables beginning with "__"
targetmat=list(c(2045.8295627130467,1656.2748874219512),c(1323.568788039015,788.03223190849),c(1487.718964101295,1175.7159459991847),c(2526.1848147689816,1980.6345828771423),c(4091.6591254260934,2773.5920162350603),c(1404.7799277750903,728.9298145153532))
targetgene="LRIG1"
collabel=c("S02_MNSC501_F2","S03_MNSC501_F3")

# set up color using RColorBrewer
#library(RColorBrewer)
#colors <- brewer.pal(length(targetgenelist), "Set1")

colors=c( "#E41A1C", "#377EB8", "#4DAF4A", "#984EA3", "#FF7F00",  "#A65628", "#F781BF",
          "#999999", "#66C2A5", "#FC8D62", "#8DA0CB", "#E78AC3", "#A6D854", "#FFD92F", "#E5C494", "#B3B3B3", 
          "#8DD3C7", "#FFFFB3", "#BEBADA", "#FB8072", "#80B1D3", "#FDB462", "#B3DE69", "#FCCDE5",
          "#D9D9D9", "#BC80BD", "#CCEBC5", "#FFED6F")


## code

targetmatvec=unlist(targetmat)+1
yrange=range(targetmatvec[targetmatvec>0]);
# yrange[1]=1; # set the minimum value to 1
for(i in 1:length(targetmat)){
  vali=targetmat[[i]]+1;
  if(i==1){
    plot(1:length(vali),vali,type='b',las=1,pch=20,main=paste('sgRNAs in',targetgene),ylab='Read counts',xlab='Samples',xlim=c(0.7,length(vali)+0.3),ylim = yrange,col=colors[(i %% length(colors))],xaxt='n',log='y')
    axis(1,at=1:length(vali),labels=(collabel),las=2)
    # lines(0:100,rep(1,101),col='black');
  }else{
    lines(1:length(vali),vali,type='b',pch=20,col=colors[(i %% length(colors))])
  }
}




# parameters
# Do not modify the variables beginning with "__"
targetmat=list(c(2534.824297719628,1362.873601077451),c(2083.8432876958905,1576.06446381698),c(1741.7197628502965,940.7134768407599),c(979.7173666032918,650.1265913245043),c(1703.7060378674528,1178.5303468274292),c(730.900257624678,459.45093521093213),c(1240.6297517128105,884.4254602758677),c(3174.146036067455,1675.2720930126025),c(860.4925018843727,460.15453541799326),c(1054.0169199788502,772.5530273531447))
targetgene="AAVS1"
collabel=c("S02_MNSC501_F2","S03_MNSC501_F3")

# set up color using RColorBrewer
#library(RColorBrewer)
#colors <- brewer.pal(length(targetgenelist), "Set1")

colors=c( "#E41A1C", "#377EB8", "#4DAF4A", "#984EA3", "#FF7F00",  "#A65628", "#F781BF",
          "#999999", "#66C2A5", "#FC8D62", "#8DA0CB", "#E78AC3", "#A6D854", "#FFD92F", "#E5C494", "#B3B3B3", 
          "#8DD3C7", "#FFFFB3", "#BEBADA", "#FB8072", "#80B1D3", "#FDB462", "#B3DE69", "#FCCDE5",
          "#D9D9D9", "#BC80BD", "#CCEBC5", "#FFED6F")


## code

targetmatvec=unlist(targetmat)+1
yrange=range(targetmatvec[targetmatvec>0]);
# yrange[1]=1; # set the minimum value to 1
for(i in 1:length(targetmat)){
  vali=targetmat[[i]]+1;
  if(i==1){
    plot(1:length(vali),vali,type='b',las=1,pch=20,main=paste('sgRNAs in',targetgene),ylab='Read counts',xlab='Samples',xlim=c(0.7,length(vali)+0.3),ylim = yrange,col=colors[(i %% length(colors))],xaxt='n',log='y')
    axis(1,at=1:length(vali),labels=(collabel),las=2)
    # lines(0:100,rep(1,101),col='black');
  }else{
    lines(1:length(vali),vali,type='b',pch=20,col=colors[(i %% length(colors))])
  }
}




# parameters
# Do not modify the variables beginning with "__"
targetmat=list(c(1895.502559371801,1357.2447994209617),c(2842.3898907626367,2637.093576065197),c(2011.2716309104615,1091.9875213589075),c(3441.970007537491,2098.1358174563547),c(1765.9103151121062,969.5610853302671),c(4722.341380823274,2878.428447087172))
targetgene="PROM1"
collabel=c("S02_MNSC501_F2","S03_MNSC501_F3")

# set up color using RColorBrewer
#library(RColorBrewer)
#colors <- brewer.pal(length(targetgenelist), "Set1")

colors=c( "#E41A1C", "#377EB8", "#4DAF4A", "#984EA3", "#FF7F00",  "#A65628", "#F781BF",
          "#999999", "#66C2A5", "#FC8D62", "#8DA0CB", "#E78AC3", "#A6D854", "#FFD92F", "#E5C494", "#B3B3B3", 
          "#8DD3C7", "#FFFFB3", "#BEBADA", "#FB8072", "#80B1D3", "#FDB462", "#B3DE69", "#FCCDE5",
          "#D9D9D9", "#BC80BD", "#CCEBC5", "#FFED6F")


## code

targetmatvec=unlist(targetmat)+1
yrange=range(targetmatvec[targetmatvec>0]);
# yrange[1]=1; # set the minimum value to 1
for(i in 1:length(targetmat)){
  vali=targetmat[[i]]+1;
  if(i==1){
    plot(1:length(vali),vali,type='b',las=1,pch=20,main=paste('sgRNAs in',targetgene),ylab='Read counts',xlab='Samples',xlim=c(0.7,length(vali)+0.3),ylim = yrange,col=colors[(i %% length(colors))],xaxt='n',log='y')
    axis(1,at=1:length(vali),labels=(collabel),las=2)
    # lines(0:100,rep(1,101),col='black');
  }else{
    lines(1:length(vali),vali,type='b',pch=20,col=colors[(i %% length(colors))])
  }
}



dev.off()
Sweave("S1A_c1_t2_summary.Rnw");
library(tools);

texi2dvi("S1A_c1_t2_summary.tex",pdf=TRUE);
